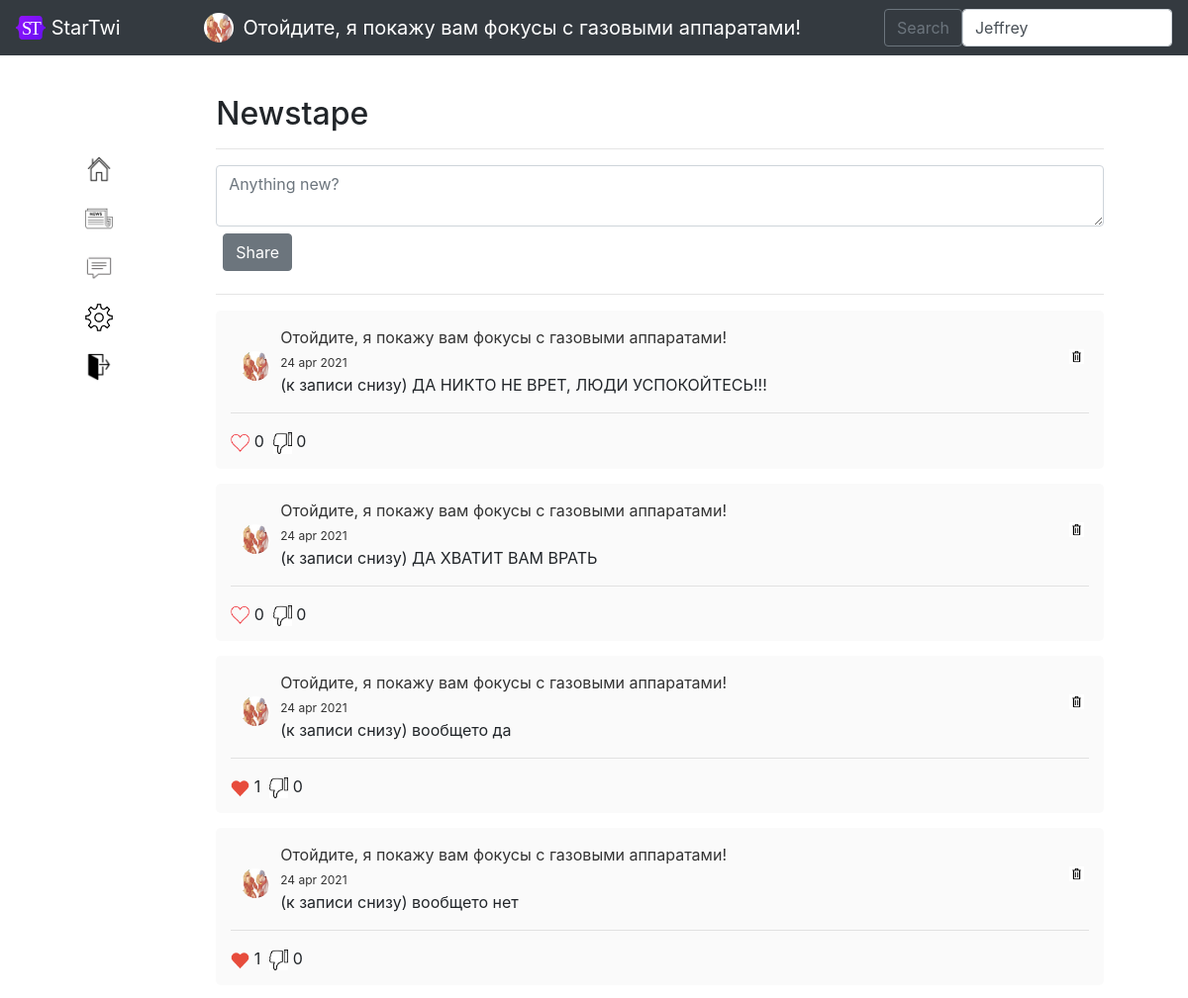
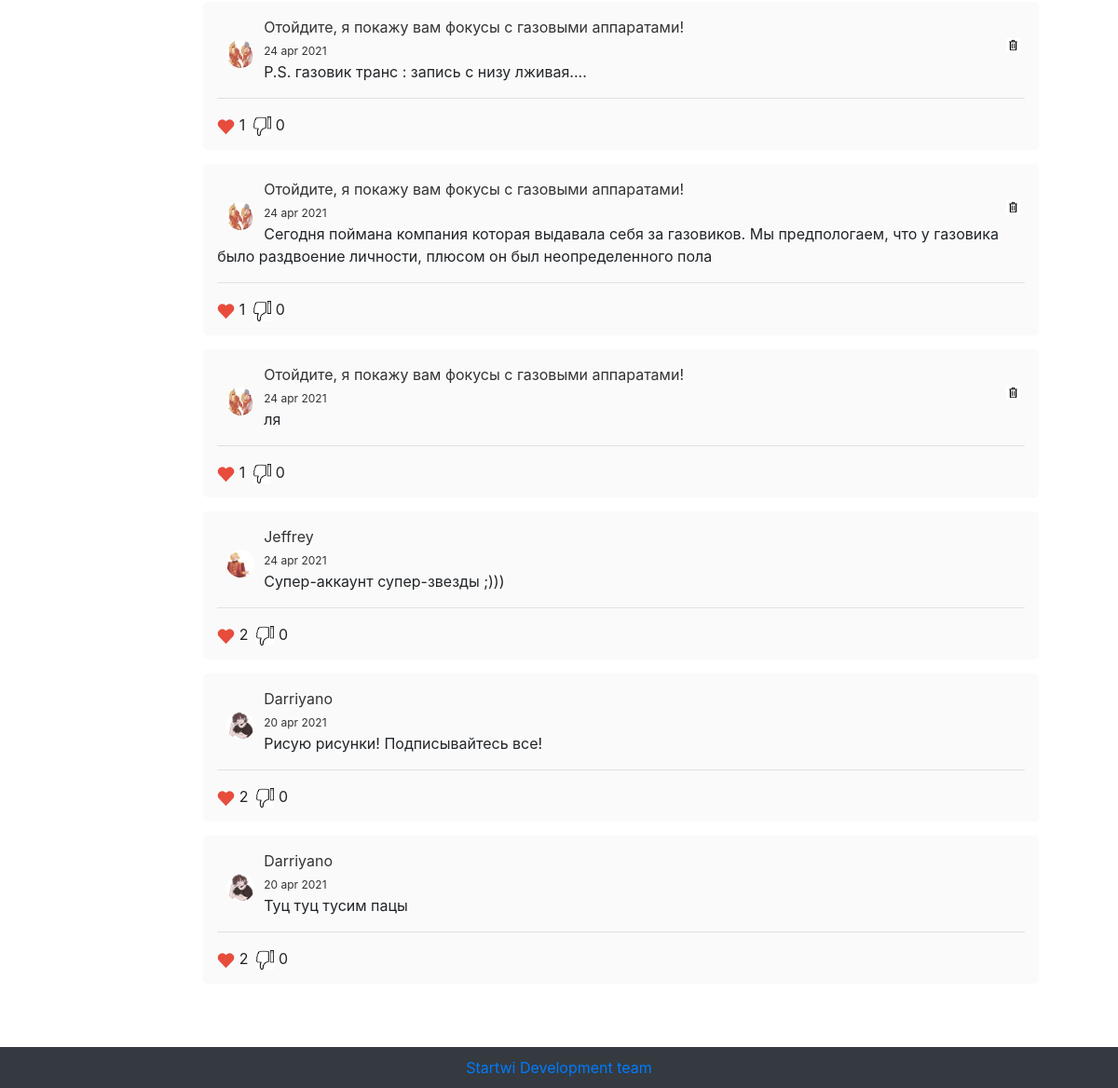
The page /newstape (signed in) on the database as committed earlier (2 pictures, top to bottom).
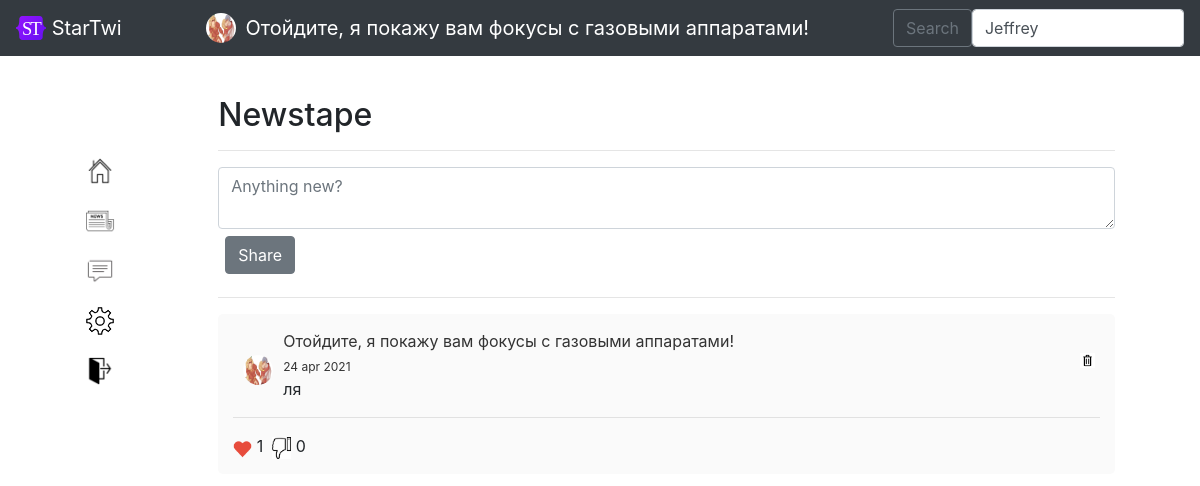
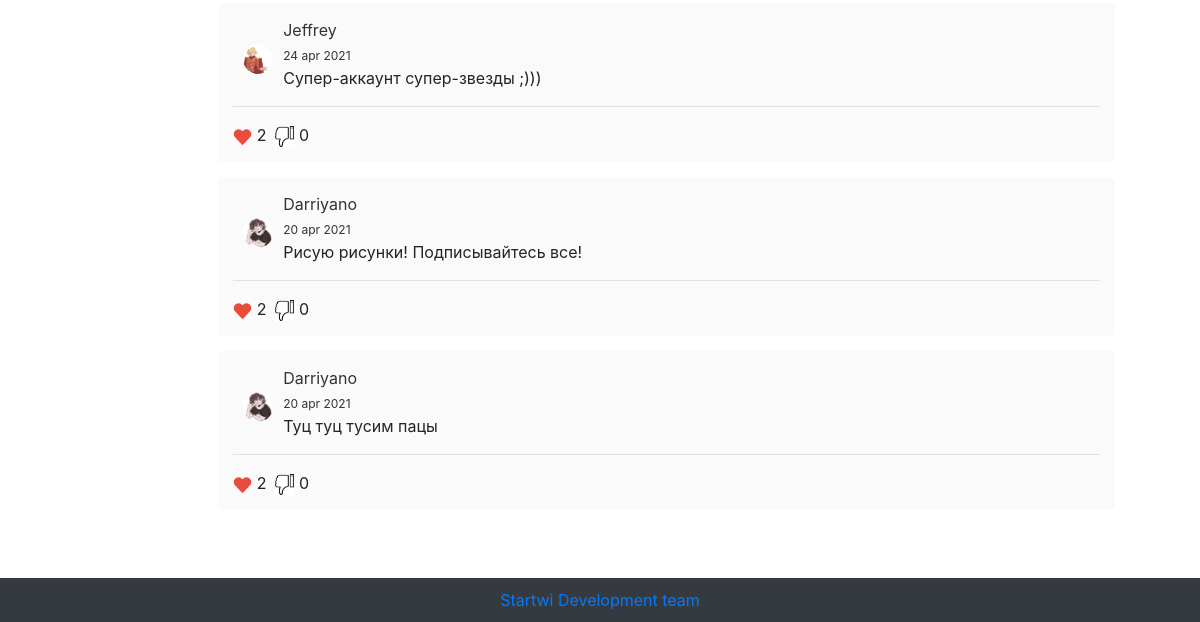
The same page on the database as committed later (2 pictures, top to bottom).
### data/users.py (models this page shows, shortened)
class User(SqlAlchemyBase, UserMixin):
    __tablename__ = 'users'
    id = sqlalchemy.Column(sqlalchemy.Integer, primary_key=True, autoincrement=True)
    username = sqlalchemy.Column(sqlalchemy.String, unique=True, nullable=True)
    year_of_birth = sqlalchemy.Column(sqlalchemy.Integer, nullable=True)
    month_of_birth = sqlalchemy.Column(sqlalchemy.Integer, nullable=True)
    day_of_birth = sqlalchemy.Column(sqlalchemy.Integer, nullable=True)
    country = sqlalchemy.Column(sqlalchemy.String, nullable=True)
    email = sqlalchemy.Column(sqlalchemy.String, unique=True, nullable=True)
    hashed_password = sqlalchemy.Column(sqlalchemy.String, nullable=True)
    modified_date = sqlalchemy.Column(sqlalchemy.DateTime, default=datetime.datetime.now())
    photo = sqlalchemy.Column(sqlalchemy.String, unique=True, nullable=True)
    about_me = sqlalchemy.Column(sqlalchemy.String, unique=True, nullable=True)
    followers = sqlalchemy.Column(sqlalchemy.String, nullable=True, default=' ')
    following = sqlalchemy.Column(sqlalchemy.String, nullable=True, default=' ')
    restrict = sqlalchemy.Column(sqlalchemy.Boolean, nullable=True, default=False)
    blacklist = sqlalchemy.Column(sqlalchemy.String, nullable=True, default=' ')

### data/news.py (models this page shows)
class News(SqlAlchemyBase):
    __tablename__ = 'news'
    id = sqlalchemy.Column(sqlalchemy.Integer, primary_key=True, autoincrement=True)
    user_id = sqlalchemy.Column(sqlalchemy.Integer, sqlalchemy.ForeignKey("users.id"))
    news_text = sqlalchemy.Column(sqlalchemy.String, nullable=True)
    creation_time = sqlalchemy.Column(sqlalchemy.DateTime, default=datetime.datetime.now())
    likes = sqlalchemy.Column(sqlalchemy.String, nullable=True, default=' ')
    dislikes = sqlalchemy.Column(sqlalchemy.String, nullable=True, default=' ')

### main.py (the view)
@app.route('/newstape', methods=['GET', 'POST'])
@login_required
def newstape():
    db_sess = db_session.create_session()
    newslist = []
    for news in db_sess.query(News).all():
        if str(news.user_id) in current_user.following.split(', ') or \
                news.user_id == current_user.id:
            newslist += [news]
    return render_template('newstape.html', title='News',
                           url_for=url_for, user_class=User, userlist=get_userlist(),
                           css_file=url_for('static', filename='css/style.css'),
                           newslist=newslist[::-1],
                           str=str, db_sess_query_user=db_sess.query(User), datetime=datetime
                           )

### data/db_session.py (called while the page is built)
def create_session() -> Session:
    global __factory
    return __factory()

### main.py (called while the page is built)
@login_manager.user_loader
def load_user(user_id):
    db_sess = db_session.create_session()
    return db_sess.query(User).get(user_id)

def get_userlist():
    return sorted(db_session.create_session().query(User).filter(User.username != current_user.username),
                  key=lambda x: [0 if str(x.id) in current_user.following.split(', ') else 1,
                                 - len(list(set(current_user.following.split(', ')) & set(
                                     x.following.split(', ')))),
                                 - len(list(set(current_user.followers.split(', ')) & set(
                                     x.followers.split(', ')))),
                                 x.username])

### templates/newstape.html
{% extends "base_logged_in.html" %}
{% block content %}
    <div class="block">
        <h2>Newstape</h2><hr>
        <form action="/add_news/newstape" method="post">
            <textarea name="text" class="form-control" placeholder="Anything new?"></textarea>
            <input type="submit" class="btn btn-secondary" style="margin: 7px;" value="Share">
        </form><hr>
    {% if newslist | length != 0 %}
        {% for news in newslist %}
            {% set user = db_sess_query_user.filter(user_class.id == news.user_id).first() %}
            <div class="news">
                <a href="/account/{{ user.username }}" style="text-decoration: none;color: #333333">
                    <img src="{{ url_for('static', filename='img/' + user.photo) }}" class="icon" style="height: 30px; width: 30px;margin: 0px; margin-right: 10px; margin-top:3%;margin-left:10px;">
                    {{ user.username }}<br>
                    {% set month = ['jan', 'feb', 'mar', 'apr', 'may', 'jun', 'jul', 'aug', 'sep', 'oct', 'nov', 'dec'] %}
                    <span style="font-size:12px;">{{ news.creation_time.day }} {{ month[news.creation_time.month - 1] }} {{ news.creation_time.year }}</span>
                </a>
                {% if user.id == current_user.id %}
                    <a href="/delete_news/{{ news.id }}/newstape"><img src="{{ url_for('static', filename='img/delete-icon.jpg') }}" width="15" style="float:right; margin-right: 5px;"></a>
                {% endif %}
                <br>
                <p>{{ news.news_text }}</p><hr>
                {% if str(current_user.id) not in news.likes.split(', ') %}
                    <a href="/like/{{ news.id }}/newstape"><img src="{{ url_for('static', filename='img/no_like.png') }}" style="width: 19px;"></a>
                {% else %}
                    <a href="/like/{{ news.id }}/newstape"><img src="{{ url_for('static', filename='img/like.png') }}" style="width: 19px;"></a>
                {% endif %}
                {{ news.likes.split(', ') | length - 1 }}&nbsp;
                {% if str(current_user.id) not in news.dislikes.split(', ') %}
                    <a href="/dislike/{{ news.id }}/newstape"><img src="{{ url_for('static', filename='img/no-dislike.png') }}" style="width: 19px;"></a>
                {% else %}
                    <a href="/dislike/{{ news.id }}/newstape"><img src="{{ url_for('static', filename='img/ddislike.jpg') }}" style="width: 19px;"></a>
                {% endif %}
                {{ news.dislikes.split(', ') | length - 1 }}
            </div>
        {% endfor %}
    {% else %}
        <div class="news">
            <p style="color: #828282" align="center">Your news feed is still empty</p>
            <img src="{{ url_for('static', filename='img/no_news.png') }}"
                 style="width: 100px;margin-top: 30px;margin-left: 40%;" align="center">
        </div>
    {% endif %}
    </div>
{% endblock %}

### templates/base_logged_in.html (shortened to what this page needs)
<!DOCTYPE html>
<html lang="en">
<head>
    <link rel="stylesheet"
          href="https://stackpath.bootstrapcdn.com/bootstrap/4.4.1/css/bootstrap.min.css"
>
    <link href="http://rawgithub.com/indrimuska/jquery-editable-select/master/dist/jquery-editable-select.min.css" rel="stylesheet">
    <link rel="stylesheet" type="text/css" href={{ css_file }}>
</head>
<body>
    <header>
        <nav class="navbar navbar-dark bg-dark">
            <a class="navbar-brand" href="#">
                <img src="/static/img/startwi-logo.svg" alt="" width="30" height="24" class="d-inline-block align-text-top">
                StarTwi
            </a>
            <a href="/account/{{ current_user.username }}" style="text-decoration: none;" class="navbar-brand">
                <img src="{{ url_for('static', filename='img/' + current_user.photo) }}" alt="" width="30" height="30" class="icon" style="margin: 0px; margin-right: 10px;">
                {{ current_user.username }}</a>
            <form class="d-flex" method="post" id="sample_form" name="sample_form">
                <button class="btn btn-outline-secondary" type="submit" name="Save" id="save">Search</button>
                <select name="users" id="users" class="form-control me-2" type="search" placeholder="Search" aria-label="Search">
                    {% for found_user in userlist %}
                        {% if found_user %}
                            <option>{{ found_user.username }}</option>
                        {% endif %}
                    {% endfor %}
               </select>
      </form>
    </nav>
    </header>
    <main role="main" class="container">
        <div style="float:left;">
            <ul style="list-style-type: none;">
                <li><a href="/account/{{ current_user.username }}"><img src="{{ url_for('static', filename='img/home_icon.png') }}" style="width:30px; margin-top:60px;"></a></li>
                <li><a href="/newstape"><img src="{{ url_for('static', filename='img/news_icon.png') }}" style="width:30px; margin-top:20px;"></a></li>
                <li><a href="/chats"><img src="{{ url_for('static', filename='img/messenger_icon.png') }}" style="width:30px; margin-top:20px;"></a></li>
                <li><a href="/account_settings/{{ current_user.username }}"><img src="{{ url_for('static', filename='img/settings.png') }}" style="width:30px; margin-top:20px;"></a></li>
                <li><a href="/logout"><img src="{{ url_for('static', filename='img/exit-icon.png') }}" style="width:30px; margin-top:20px;"></a></li>
            </ul>
        </div>
        <div style="margin-left: 12%">
            {% block content %}{% endblock %}
        </div>
        <br><br><br>
          <div class="footer"><a href="mailto:dashastepanova1901@mail.ru">Startwi Development team</a>
  </div>
    </main>
</body>
</html>

### static/css/style.css (style rules this page uses)
.block { margin: 40px; }
.icon { width: 30px; border-radius: 30px; float: left; margin: 20px; font-size: 27px; }
.news a { color: #081e45; }
.news { background-color: #fafafa; border-radius: 5px; padding: 15px; margin-bottom: 15px; }

### templates/base_logged_in.html (style rules this page uses)
.footer { position: fixed; left: 0; bottom: 0; padding: 10px; background: #343a40; color: #ffffff; width: 100%; text-align: center; }

Rows that differ between the two databases and show on the page:
removed News: photo (picture), {{ user.username }} "Отойдите, я покажу вам фокусы с газовыми аппаратами!", creation_time.day "24", creation_time "apr", creation_time.year "2021", news_text "(к записи снизу) ДА НИКТО НЕ ВРЕТ, ЛЮДИ УСПОКОЙТЕСЬ!!!", likes.split|length "0", dislikes.split|length "0"
removed News: photo (picture), {{ user.username }} "Отойдите, я покажу вам фокусы с газовыми аппаратами!", creation_time.day "24", creation_time "apr", creation_time.year "2021", news_text "(к записи снизу) ДА ХВАТИТ ВАМ ВРАТЬ", likes.split|length "0", dislikes.split|length "0"
removed News: photo (picture), {{ user.username }} "Отойдите, я покажу вам фокусы с газовыми аппаратами!", creation_time.day "24", creation_time "apr", creation_time.year "2021", news_text "(к записи снизу) вообщето да", likes.split|length "1", dislikes.split|length "0"
removed News: photo (picture), {{ user.username }} "Отойдите, я покажу вам фокусы с газовыми аппаратами!", creation_time.day "24", creation_time "apr", creation_time.year "2021", news_text "(к записи снизу) вообщето нет", likes.split|length "1", dislikes.split|length "0"
removed News: photo (picture), {{ user.username }} "Отойдите, я покажу вам фокусы с газовыми аппаратами!", creation_time.day "24", creation_time "apr", creation_time.year "2021", news_text "P.S. газовик транс : запись с низу лживая....", likes.split|length "1", dislikes.split|length "0"
removed News: photo (picture), {{ user.username }} "Отойдите, я покажу вам фокусы с газовыми аппаратами!", creation_time.day "24", creation_time "apr", creation_time.year "2021", news_text "Сегодня поймана компания которая выдавала себя за газовиков. Мы предпологаем, что у газовика было раздвоение личности, плюсом он был неопределенного пола", likes.split|length "1", dislikes.split|length "0"
